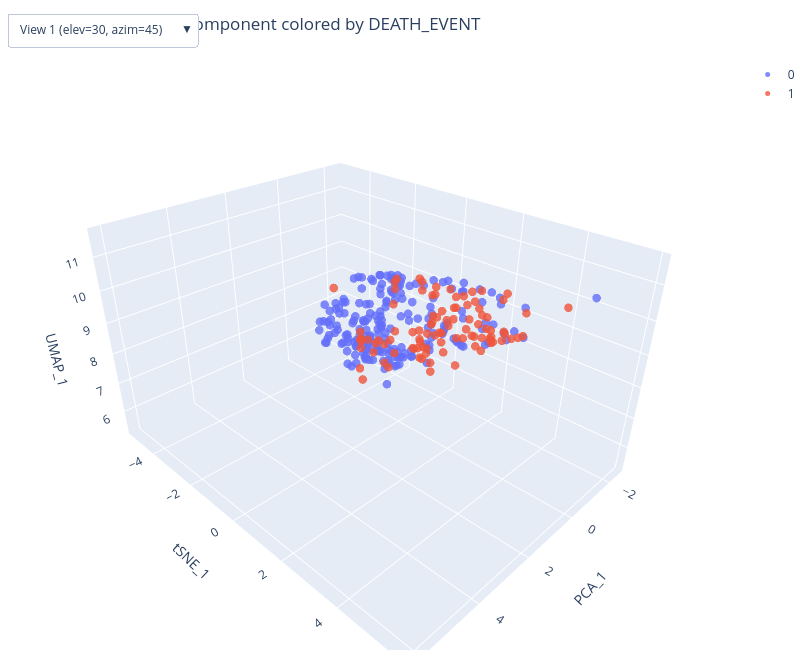

Notebook source saved alongside this figure:
### Markdown cell above
MIX

### Code cell
pc1 = X_pca[:, 0]
tsne1 = X_tsne[:, 0]
umap1 = X_umap[:, 0]

X_combined = pd.DataFrame({
    "PCA_1": pc1,
    "tSNE_1": tsne1,
    "UMAP_1": umap1,
})

plot_3d(X_combined, y, algorithm="Mix for the 1st component", target_name=TARGET_COL)

### Figure 1 — Plotly figure (JSON) as saved in the notebook; plotly's stock layout.template omitted (floating-point values rounded to 4 significant figures; data arrays with more than 128 entries replaced by an {"elided": "..."} marker saying what was removed)
{"data": [{"hovertemplate": "<b>DEATH_EVENT</b>: 0<br>PCA_1: %{x:.3f}<br>tSNE_1: %{y:.3f}<br>UMAP_1: %{z:.3f}<extra></extra>", "marker": {"color": "#636EFA", "line": {"width": 0}, "opacity": 0.8, "size": 5}, "mode": "markers", "name": "0", "type": "scatter3d", "x": {"elided": "203 float values"}, "y": {"elided": "203 float values"}, "z": {"elided": "203 float values"}}, {"hovertemplate": "<b>DEATH_EVENT</b>: 1<br>PCA_1: %{x:.3f}<br>tSNE_1: %{y:.3f}<br>UMAP_1: %{z:.3f}<extra></extra>", "marker": {"color": "#EF553B", "line": {"width": 0}, "opacity": 0.8, "size": 5}, "mode": "markers", "name": "1", "type": "scatter3d", "x": [2.598, 0.5107, 1.972, 0.8808, 3.996, 2.776, 1.565, 0.8638, 0.491, 6.103, 3.277, 0.4463, 0.09669, 0.1781, 1.463, 1.222, 1.162, 0.7821, 1.846, 1.189, 0.4715, 1.886, 0.9971, 1.696, 0.9733, 3.122, 2.02, 2.496, 2.835, 0.9627, 0.1244, 2.389, 1.714, 0.2894, 0.925, 1.78, 0.3072, 0.5731, -0.3968, 0.6318, 0.829, 0.02299, 3.537, 0.01261, 0.717, 0.3004, 2.044, 0.8266, 1.419, 2.789, 0.2086, 1.198, -0.4102, 1.044, -1.167, 2.419, 0.04028, 0.5277, 0.3435, 1.168, 1.656, 1.135, 0.01694, 1.55, -0.1758, 0.802, 0.8633, 1.273, 0.226, 1.725, 1.621, 1.556, 1.017, 0.6822, 1.285, 1.178, -1.152, -0.8924, 0.879, 0.9432, -0.1534, 0.1612, 1.186, -0.3241, -0.0427, -1.028, -0.4983, -0.4262, -0.4248, -0.03707, 2.708, 0.7844, 0.6993, -0.8892, 0.428, -0.2173], "y": [3.64, 1.114, 3.071, 1.902, 2.352, 3.43, 3.953, 0.4745, 0.1767, 4.574, 4.265, 2.933, 0.9475, 0.9, 2.401, 3.211, 1.706, 3.634, 1.45, 4.254, 2.682, 3.886, 3.407, 3.177, 2.027, 4.671, 3.239, 3.324, 4.049, 1.513, 0.8592, 4.466, 2.521, 2.651, 5.671, 3.932, 1.245, 2.171, -0.6493, 1.077, 1.689, 1.306, 4.24, 2.044, 3.697, 2.285, 5.331, 1.431, 2.634, 3.424, 1.331, 3.961, 0.4128, 1.982, -0.524, 2.999, 0.873, 3.893, 3.739, 3.932, 2.794, 3.653, 3.168, 3.388, 3.004, 3.527, 4.298, 1.725, -0.01492, 3.259, 4.461, 1.8, 2.704, 4.368, 3.47, 4.266, -1.489, -1.056, 2.83, 3.38, -1.843, -1.548, 3.568, -2.003, -1.414, -1.629, 3.785, -1.542, -3.368, -0.5142, 4.82, -0.8885, 0.01109, -2.613, -0.5051, -1.245], "z": [10.21, 8.483, 10.0, 8.21, 9.831, 11.13, 9.96, 9.748, 9.986, 11.44, 11.38, 9.522, 8.288, 8.477, 10.88, 10.79, 9.247, 9.859, 9.645, 10.2, 9.653, 10.47, 10.68, 10.86, 10.8, 11.62, 10.68, 10.96, 11.29, 9.359, 10.05, 11.38, 10.98, 10.65, 11.47, 10.16, 8.278, 10.65, 9.661, 8.495, 9.281, 8.773, 11.3, 8.969, 9.763, 8.321, 11.61, 10.71, 9.884, 10.97, 7.965, 10.03, 7.506, 9.743, 7.157, 9.983, 7.84, 9.996, 9.929, 10.18, 10.63, 10.03, 9.348, 10.07, 9.496, 10.1, 10.15, 11.03, 10.15, 10.91, 11.48, 9.645, 10.76, 10.13, 10.99, 11.42, 7.086, 6.871, 10.78, 10.23, 7.304, 7.615, 11.26, 7.227, 7.559, 6.919, 9.498, 6.895, 8.57, 6.93, 11.57, 7.804, 7.624, 7.061, 8.065, 7.42]}], "layout": {"height": 650, "legend": {"itemsizing": "trace"}, "margin": {"b": 0, "l": 0, "r": 0, "t": 60}, "scene": {"camera": {"eye": {"x": 1.347, "y": 1.347, "z": 1.1}}, "xaxis": {"title": {"text": "PCA_1"}}, "yaxis": {"title": {"text": "tSNE_1"}}, "zaxis": {"title": {"text": "UMAP_1"}}}, "title": {"text": "3D Mix for the 1st component colored by DEATH_EVENT"}, "updatemenus": [{"buttons": [{"args": [{"scene.camera": {"eye": {"x": 1.347, "y": 1.347, "z": 1.1}}}], "label": "View 1 (elev=30, azim=45)", "method": "relayout"}, {"args": [{"scene.camera": {"eye": {"x": -0.55, "y": 0.9526, "z": 1.905}}}], "label": "View 2 (elev=60, azim=120)", "method": "relayout"}, {"args": [{"scene.camera": {"eye": {"x": -2.2, "y": 2.694e-16, "z": 0}}}], "label": "View 3 (elev=0, azim=180)", "method": "relayout"}], "showactive": true, "type": "dropdown", "x": 0.01, "xanchor": "left", "y": 1.08, "yanchor": "top"}], "width": 800}}
